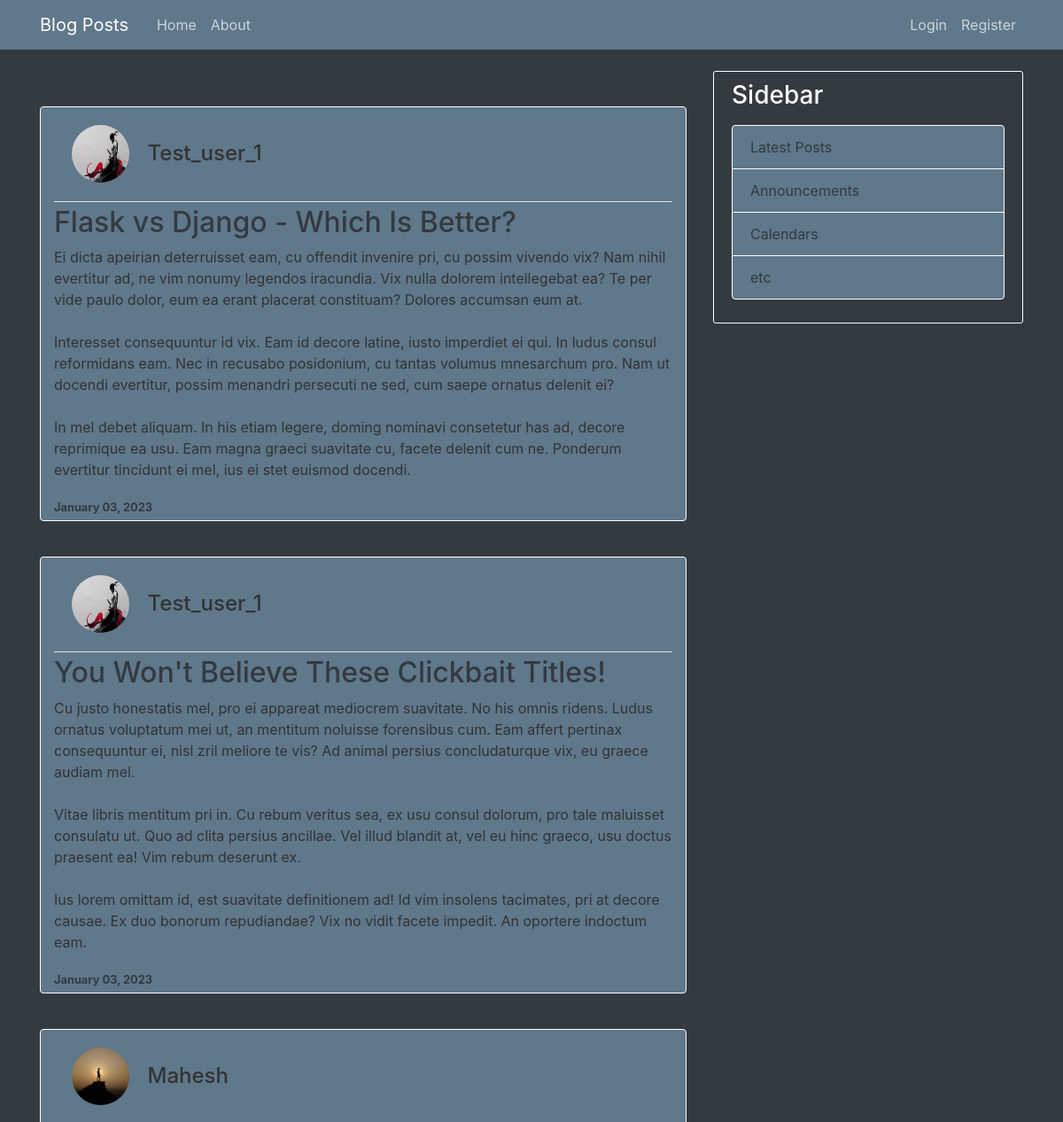
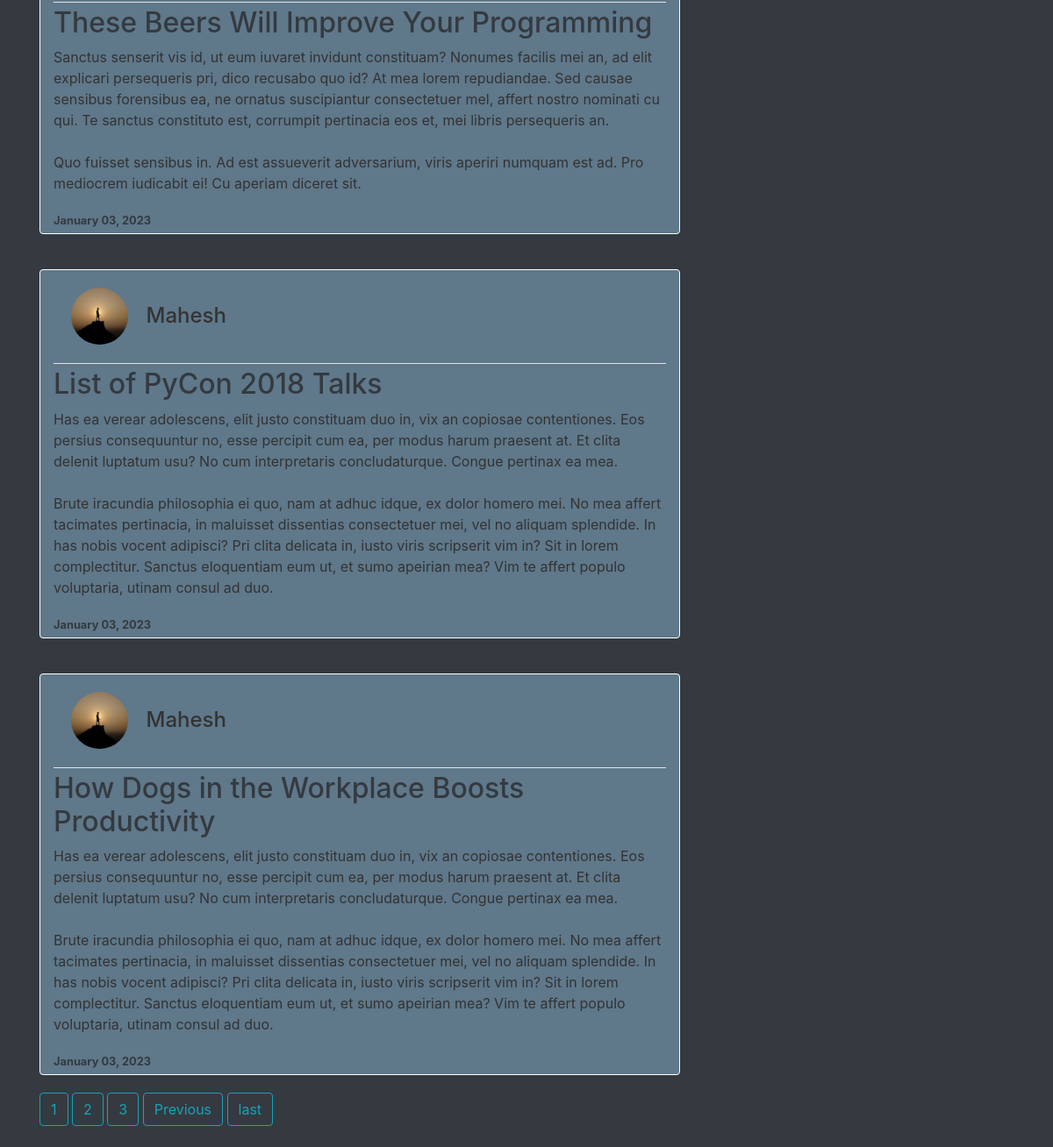
The page / on the database its author committed (2 pictures, top to bottom).
### blog/models.py (models this page shows, shortened)
class Post(models.Model) : #inherted form Model
    title  = models.CharField(max_length=100)
    content = models.TextField()
    date_posted=models.DateTimeField(default=timezone.now)#auto_now=True(everytime a post is updated it date_posted gets updated)
    Author=models.ForeignKey(User,on_delete=models.CASCADE)

### users/models.py (models this page shows, shortened)
class profile(models.Model):
    user=models.OneToOneField(User,on_delete=models.CASCADE)#cascade means that if the user is deleted then the profile will be deleted
    img=models.ImageField(default='default.jpeg',upload_to='profile_pics')

### blog/views.py (the view)
# urls.py: path('',PostListView.as_view(),name='blog-home'),#we named this blog-home so that it would not coinciede with any other path
class PostListView(ListView):
    model=Post
    template_name='blog/home.html'  # looking for html file @ <app_name>/<model_name>_<view_type>.html
    context_object_name='posts'
    ordering=['-date_posted']
    paginate_by=5

### blog/templates/blog/home.html (shortened to what this page needs)
{% extends "blog/base.html" %}
{% block content%}
    {% for post in posts  %}
    <div class="bg-steel rounded container border border-white" style="margin-top: 40px ;padding-bottom: 5px;margin-bottom: 20px;">
      <div style="padding: 20px ;" >
      <img class="rounded-circle article-img bg-steel align-middle " src="{{post.Author.profile.img.url}}" >
      <a class="mr-2 h4 align-middle" href="{% url 'user-post' post.Author.username %}">{{ post.Author }}</a>
    </div>
        <div class="media-body bg-steel ">
          <div class="article-metadata">
          </div>
          <h2><a class="article-title text-dark " href="{% url 'post-detail' post.id %}">{{ post.title }}</a></h2>
          <p class="article-content ">{{ post.content }}</p>
        </div>
        <small class="text-dark text-right align-bottom font-weight-bold">{{ post.date_posted|date:"F d, Y" }}</small>
      </div>
    {% endfor %}
    {% if is_paginated %}
      {% for num in page_obj.paginator.page_range %}
        {% if page_obj.number == num %}
          <a class="btn btn-outline-info mb-4" href="?page={{num}}">{{num}}</a>
        {% elif num > page_obj.number|add:'-3' and num < page_obj.number|add:'3' %}
          <a class="btn btn-outline-info mb-4" href="?page={{num}}">{{num}}</a>
        {% endif %}
      {% endfor %}
      {% if page_obj.has_next %}
        <a class="btn btn-outline-info mb-4" href="?page={{ page_obj.next_page_number }}">Previous</a>
        <a class="btn btn-outline-info mb-4" href="?page={{ page_obj.paginator.num_pages }}">last</a>
      {% endif %}
    {% endif %}
{% endblock content %}

### blog/templates/blog/base.html (shortened to what this page needs)
{% load static %}
<!DOCTYPE html>
<html lang="en">
<head>
    <link rel="stylesheet" href="https://cdn.jsdelivr.net/npm/bootstrap@4.0.0/dist/css/bootstrap.min.css">
    <link rel="stylesheet" type="text/css" href= "{% static 'blog/main.css' %}">
</head>
</head>
<body class="bg-dark">
    <header class="site-header">
        <nav class="navbar navbar-expand-md navbar-dark bg-steel fixed-top">
          <div class="container">
            <a class="navbar-brand mr-4" href="{% url 'blog-home' %}">Blog Posts</a>
            <div class="collapse navbar-collapse" id="navbarToggle">
              <div class="navbar-nav mr-auto">
                <a class="nav-item nav-link" href="{% url 'blog-home' %}">Home</a>
                <a class="nav-item nav-link" href="{% url 'blog-about' %}">About</a>
              </div>
              {% if user.is_authenticated %}
                <div class="navbar-nav">
                  <a href="{% url 'post-create' %}" class="navbar nav-link"> Create Post</a>
                  <a href="{% url 'profile' %}" class="navbar nav-link"> {{user.username}}</a>
                  <a href="{% url 'logout' %}" class="nav-item nav-link">Logout</a>
                </div>
              {% else %}
                <div class="navbar-nav">
                  <a class="nav-item nav-link" href="{% url 'login' %}">Login</a>
                  <a class="nav-item nav-link" href="{% url 'register' %}">Register</a>
                </div>
              {% endif %}
            </div>
          </div>
        </nav>
      </header>
      <main role="main" class="container">
        <div class="row">
          <div class="col-md-8">
            {% block content %}{% endblock %}
          </div>
          <div class="col-md-4 ">
            <div class="content-section bg-dark border border-white">
              <h3 class="text-white">Sidebar</h3>
              <p class='text-muted'>
                <ul class="list-group">
                  <li class="list-group-item list-group-item-light bg-steel text-dark border border-white">Latest Posts</li>
                  <li class="list-group-item list-group-item-light bg-steel text-dark border border-white">Announcements</li>
                  <li class="list-group-item list-group-item-light bg-steel text-dark border border-white">Calendars</li>
                  <li class="list-group-item list-group-item-light bg-steel text-dark border border-white">etc</li>
                </ul>
              </p>
            </div>
          </div>
        </div>
      </main>
</body>
</html>

### blog/static/blog/main.css (style rules this page uses)
body { background: #fafafa; color: #333333; margin-top: 5rem; }
h1, h2, h3, h4, h5, h6 { color: #444444; }
ul { margin: 0; }
.bg-steel { background-color: #5f788a; }
.site-header .navbar-nav .nav-link { color: #cbd5db; }
.content-section { background: #ffffff; padding: 10px 20px; border: 1px solid #dddddd; border-radius: 3px; margin-bottom: 20px; }
.article-title { color: #444444; }
.article-content { white-space: pre-line; }
.article-img { height: 65px; width: 65px; margin-right: 16px; }
.article-metadata { padding-bottom: 1px; margin-bottom: 4px; border-bottom: 1px solid #e3e3e3 }

### rows shown on the page
Post: Author.profile.img (placeholder picture), Author "Test_user_1", title "Flask vs Django - Which Is Better?", content "Ei dicta apeirian deterruisset eam, cu offendit invenire pri, cu possim vivendo vix? Nam nihil evertitur ad, ne vim nonumy legendos iracundia. Vix nulla dolorem intellegebat ea? Te per vide paulo dolor, eum ea erant placerat constituam? Dolores accumsan eum at. Interesset consequuntur id vix. Eam id decore latine, iusto imperdiet ei qui. In ludus consul reformidans eam. Nec in recusabo posidonium, cu tantas volumus mnesarchum pro. Nam ut docendi evertitur, possim menandri persecuti ne sed, cum saepe ornatus delenit ei? In mel debet aliquam. In his etiam legere, doming nominavi consetetur has ad, decore reprimique ea usu. Eam magna graeci suavitate cu, facete delenit cum ne. Ponderum…", date_posted "January 03, 2023"
Post: Author.profile.img (placeholder picture), Author "Test_user_1", title "You Won't Believe These Clickbait Titles!", content "Cu justo honestatis mel, pro ei appareat mediocrem suavitate. No his omnis ridens. Ludus ornatus voluptatum mei ut, an mentitum noluisse forensibus cum. Eam affert pertinax consequuntur ei, nisl zril meliore te vis? Ad animal persius concludaturque vix, eu graece audiam mel. Vitae libris mentitum pri in. Cu rebum veritus sea, ex usu consul dolorum, pro tale maluisset consulatu ut. Quo ad clita persius ancillae. Vel illud blandit at, vel eu hinc graeco, usu doctus praesent ea! Vim rebum deserunt ex. Ius lorem omittam id, est suavitate definitionem ad! Id vim insolens tacimates, pri at decore causae. Ex duo bonorum repudiandae? Vix no vidit facete impedit. An oportere indoctum eam.", date_posted "January 03, 2023"
Post: Author.profile.img (picture), Author "Mahesh", title "These Beers Will Improve Your Programming", content "Sanctus senserit vis id, ut eum iuvaret invidunt constituam? Nonumes facilis mei an, ad elit explicari persequeris pri, dico recusabo quo id? At mea lorem repudiandae. Sed causae sensibus forensibus ea, ne ornatus suscipiantur consectetuer mel, affert nostro nominati cu qui. Te sanctus constituto est, corrumpit pertinacia eos et, mei libris persequeris an. Quo fuisset sensibus in. Ad est assueverit adversarium, viris aperiri numquam est ad. Pro mediocrem iudicabit ei! Cu aperiam diceret sit.", date_posted "January 03, 2023"
Post: Author.profile.img (picture), Author "Mahesh", title "List of PyCon 2018 Talks", content "Has ea verear adolescens, elit justo constituam duo in, vix an copiosae contentiones. Eos persius consequuntur no, esse percipit cum ea, per modus harum praesent at. Et clita delenit luptatum usu? No cum interpretaris concludaturque. Congue pertinax ea mea. Brute iracundia philosophia ei quo, nam at adhuc idque, ex dolor homero mei. No mea affert tacimates pertinacia, in maluisset dissentias consectetuer mei, vel no aliquam splendide. In has nobis vocent adipisci? Pri clita delicata in, iusto viris scripserit vim in? Sit in lorem complectitur. Sanctus eloquentiam eum ut, et sumo apeirian mea? Vim te affert populo voluptaria, utinam consul ad duo.", date_posted "January 03, 2023"
Post: Author.profile.img (picture), Author "Mahesh", title "How Dogs in the Workplace Boosts Productivity", content "Has ea verear adolescens, elit justo constituam duo in, vix an copiosae contentiones. Eos persius consequuntur no, esse percipit cum ea, per modus harum praesent at. Et clita delenit luptatum usu? No cum interpretaris concludaturque. Congue pertinax ea mea. Brute iracundia philosophia ei quo, nam at adhuc idque, ex dolor homero mei. No mea affert tacimates pertinacia, in maluisset dissentias consectetuer mei, vel no aliquam splendide. In has nobis vocent adipisci? Pri clita delicata in, iusto viris scripserit vim in? Sit in lorem complectitur. Sanctus eloquentiam eum ut, et sumo apeirian mea? Vim te affert populo voluptaria, utinam consul ad duo.", date_posted "January 03, 2023"

### other values the page prints
{{ num }} "1"
{{ num }} "2" "3"
